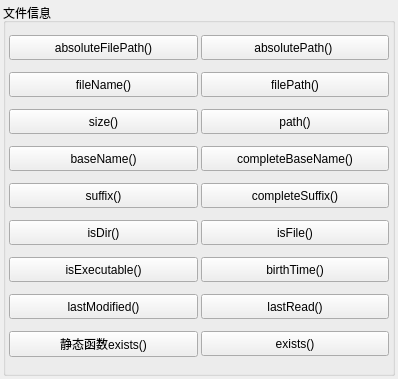
      <widget class="QWidget" name="pageFileInfo">
       <property name="geometry">
        <rect>
         <x>0</x>
         <y>0</y>
         <width>398</width>
         <height>379</height>
        </rect>
       </property>
       <attribute name="icon">
        <iconset resource="res.qrc">
         <normaloff>:/images/images/135.JPG</normaloff>:/images/images/135.JPG</iconset>
       </attribute>
       <attribute name="label">
        <string>QFileInfo类</string>
       </attribute>
       <layout class="QVBoxLayout" name="verticalLayout_5">
        <property name="spacing">
         <number>3</number>
        </property>
        <property name="leftMargin">
         <number>3</number>
        </property>
        <property name="topMargin">
         <number>3</number>
        </property>
        <property name="rightMargin">
         <number>3</number>
        </property>
        <property name="bottomMargin">
         <number>3</number>
        </property>
        <item>
         <widget class="QGroupBox" name="groupBox_6">
          <property name="title">
           <string>文件信息</string>
          </property>
          <layout class="QGridLayout" name="gridLayout_4">
           <property name="leftMargin">
            <number>3</number>
           </property>
           <property name="topMargin">
            <number>3</number>
           </property>
           <property name="rightMargin">
            <number>3</number>
           </property>
           <property name="bottomMargin">
            <number>3</number>
           </property>
           <property name="spacing">
            <number>3</number>
           </property>
           <item row="3" column="0">
            <widget class="QPushButton" name="pushButton_30">
             <property name="minimumSize">
              <size>
               <width>0</width>
               <height>25</height>
              </size>
             </property>
             <property name="toolTip">
              <string>The base name consists of all characters in the file up to (but not including) the first '.' character</string>
             </property>
             <property name="text">
              <string>baseName()</string>
             </property>
            </widget>
           </item>
           <item row="0" column="1">
            <widget class="QPushButton" name="pushButton_29">
             <property name="minimumSize">
              <size>
               <width>0</width>
               <height>25</height>
              </size>
             </property>
             <property name="toolTip">
              <string>Returns a file's path absolute path. This doesn't include the file name</string>
             </property>
             <property name="text">
              <string>absolutePath() </string>
             </property>
            </widget>
           </item>
           <item row="0" column="0">
            <widget class="QPushButton" name="pushButton_28">
             <property name="minimumSize">
              <size>
               <width>0</width>
               <height>25</height>
              </size>
             </property>
             <property name="toolTip">
              <string>Returns an absolute path including the file name</string>
             </property>
             <property name="text">
              <string>absoluteFilePath()</string>
             </property>
            </widget>
           </item>
           <item row="3" column="1">
            <widget class="QPushButton" name="pushButton_31">
             <property name="minimumSize">
              <size>
               <width>0</width>
               <height>25</height>
              </size>
             </property>
             <property name="toolTip">
              <string>The complete base name consists of all characters in the file up to (but not including) the last '.' character</string>
             </property>
             <property name="text">
              <string>completeBaseName()</string>
             </property>
            </widget>
           </item>
           <item row="6" column="0">
            <widget class="QPushButton" name="pushButton_42">
             <property name="minimumSize">
              <size>
               <width>0</width>
               <height>25</height>
              </size>
             </property>
             <property name="toolTip">
              <string>Returns true if this object points to a directory or to a symbolic link to a directory; otherwise returns false</string>
             </property>
             <property name="text">
              <string>isDir()</string>
             </property>
            </widget>
           </item>
           <item row="6" column="1">
            <widget class="QPushButton" name="pushButton_43">
             <property name="minimumSize">
              <size>
               <width>0</width>
               <height>25</height>
              </size>
             </property>
             <property name="toolTip">
              <string>Returns true if this object points to a file or to a symbolic link to a file</string>
             </property>
             <property name="text">
              <string>isFile()</string>
             </property>
            </widget>
           </item>
           <item row="7" column="0">
            <widget class="QPushButton" name="pushButton_35">
             <property name="minimumSize">
              <size>
               <width>0</width>
               <height>25</height>
              </size>
             </property>
             <property name="toolTip">
              <string>Returns true if the file is executable; otherwise returns false.</string>
             </property>
             <property name="text">
              <string>isExecutable()</string>
             </property>
            </widget>
           </item>
           <item row="8" column="0">
            <widget class="QPushButton" name="pushButton_36">
             <property name="minimumSize">
              <size>
               <width>0</width>
               <height>25</height>
              </size>
             </property>
             <property name="toolTip">
              <string>Returns the date and time when the file was last modified.</string>
             </property>
             <property name="text">
              <string>lastModified()</string>
             </property>
            </widget>
           </item>
           <item row="8" column="1">
            <widget class="QPushButton" name="pushButton_44">
             <property name="minimumSize">
              <size>
               <width>0</width>
               <height>25</height>
              </size>
             </property>
             <property name="toolTip">
              <string>Returns the date and time when the file was last read (accessed).</string>
             </property>
             <property name="text">
              <string>lastRead()</string>
             </property>
            </widget>
           </item>
           <item row="1" column="0">
            <widget class="QPushButton" name="pushButton_33">
             <property name="minimumSize">
              <size>
               <width>0</width>
               <height>25</height>
              </size>
             </property>
             <property name="toolTip">
              <string>Returns the name of the file, excluding the path.</string>
             </property>
             <property name="text">
              <string>fileName()</string>
             </property>
            </widget>
           </item>
           <item row="10" column="1">
            <widget class="QPushButton" name="pushButton_27">
             <property name="minimumSize">
              <size>
               <width>0</width>
               <height>25</height>
              </size>
             </property>
             <property name="toolTip">
              <string>Returns true if the file exists; otherwise returns false</string>
             </property>
             <property name="text">
              <string>exists()</string>
             </property>
            </widget>
           </item>
           <item row="4" column="0">
            <widget class="QPushButton" name="pushButton_39">
             <property name="minimumSize">
              <size>
               <width>0</width>
               <height>25</height>
              </size>
             </property>
             <property name="toolTip">
              <string>The suffix consists of all characters in the file after (but not including) the last '.'</string>
             </property>
             <property name="text">
              <string>suffix()</string>
             </property>
            </widget>
           </item>
           <item row="10" column="0">
            <widget class="QPushButton" name="pushButton_59">
             <property name="minimumSize">
              <size>
               <width>0</width>
               <height>25</height>
              </size>
             </property>
             <property name="toolTip">
              <string>Returns true if the file exists; otherwise returns false</string>
             </property>
             <property name="text">
              <string>静态函数exists()</string>
             </property>
            </widget>
           </item>
           <item row="4" column="1">
            <widget class="QPushButton" name="pushButton_32">
             <property name="minimumSize">
              <size>
               <width>0</width>
               <height>25</height>
              </size>
             </property>
             <property name="toolTip">
              <string>The complete suffix consists of all characters in the file after (but not including) the first '.'</string>
             </property>
             <property name="text">
              <string>completeSuffix()</string>
             </property>
            </widget>
           </item>
           <item row="1" column="1">
            <widget class="QPushButton" name="pushButton_34">
             <property name="minimumSize">
              <size>
               <width>0</width>
               <height>25</height>
              </size>
             </property>
             <property name="toolTip">
              <string>Returns the file name, including the path (which may be absolute or relative).</string>
             </property>
             <property name="text">
              <string>filePath()</string>
             </property>
            </widget>
           </item>
           <item row="2" column="1">
            <widget class="QPushButton" name="pushButton_37">
             <property name="minimumSize">
              <size>
               <width>0</width>
               <height>25</height>
              </size>
             </property>
             <property name="toolTip">
              <string>Returns the file's path. This doesn't include the file name.</string>
             </property>
             <property name="text">
              <string>path()</string>
             </property>
            </widget>
           </item>
           <item row="2" column="0">
            <widget class="QPushButton" name="pushButton_38">
             <property name="minimumSize">
              <size>
               <width>0</width>
               <height>25</height>
              </size>
             </property>
             <property name="toolTip">
              <string>Returns the file size in bytes.</string>
             </property>
             <property name="text">
              <string>size()</string>
             </property>
            </widget>
           </item>
           <item row="7" column="1">
            <widget class="QPushButton" name="pushButton_58">
             <property name="minimumSize">
              <size>
               <width>0</width>
               <height>25</height>
              </size>
             </property>
             <property name="toolTip">
              <string>Returns the date and time when the file was created</string>
             </property>
             <property name="text">
              <string>birthTime()</string>
             </property>
            </widget>
           </item>
          </layout>
         </widget>
        </item>
       </layout>
      </widget>
